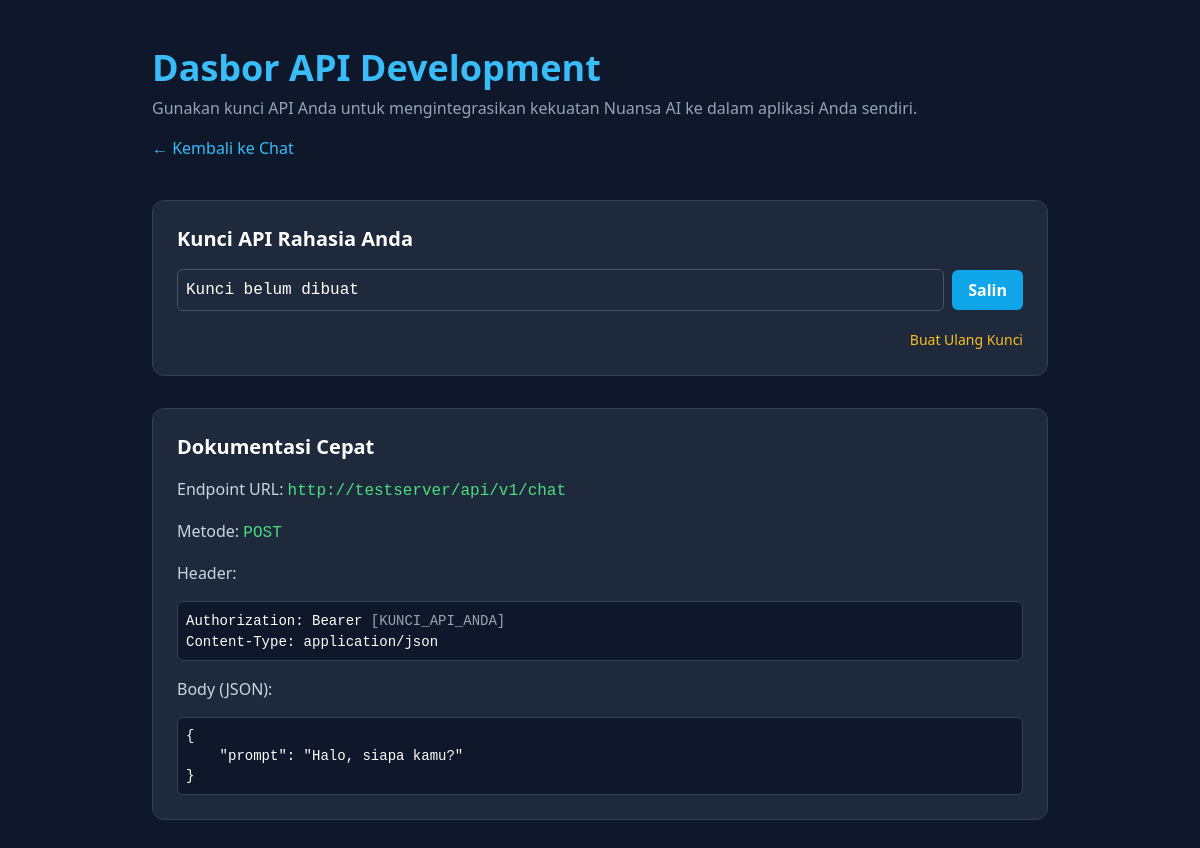
Page /dashboard (signed in) on the earlier database version.
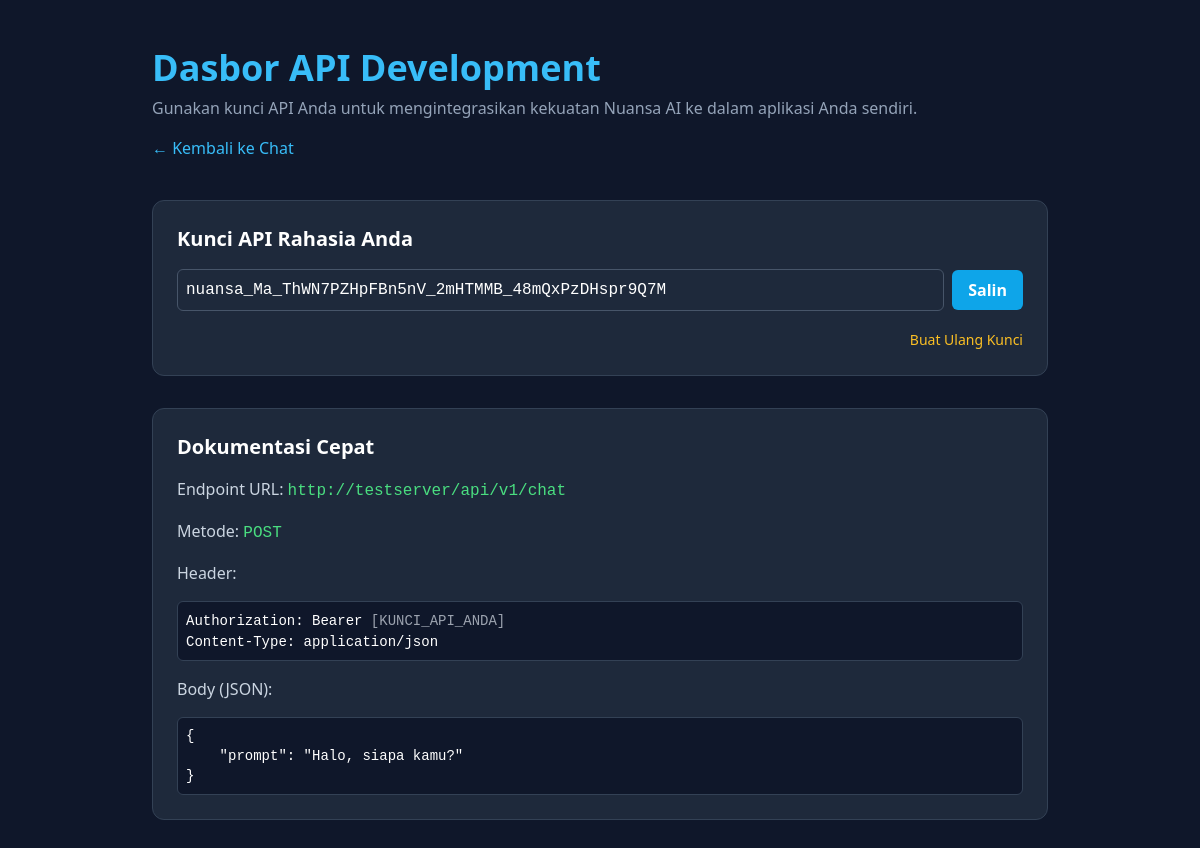
Same page on the later database version.
### app.py (models this page shows)
class User(db.Model):
    id = db.Column(db.String(100), primary_key=True)
    name = db.Column(db.String(100), nullable=False)
    email = db.Column(db.String(100), unique=True, nullable=False)
    picture = db.Column(db.String(255))
    subscription_plan = db.Column(db.String(50), default='Gratis', nullable=False)
    api_key = db.Column(db.String(255), unique=True, nullable=True)
    tokens_used_today = db.Column(db.Integer, default=0)
    last_request_date = db.Column(db.Date, default=datetime.date.today)

### app.py (the view)
@app.route('/dashboard')
def dashboard():
    if 'user_id' not in session: return redirect(url_for('show_login_page'))
    user = User.query.get(session['user_id'])
    if user.subscription_plan != 'Pro': return redirect(url_for('pricing'))
    return render_template('dashboard.html', user=user)

### templates/dashboard.html (shortened to what this page needs)
<!DOCTYPE html>
<html lang="id">
<head>
    <script src="https://cdn.tailwindcss.com"></script>
</head>
<body class="bg-slate-900 text-white font-sans min-h-screen">
    <div class="container mx-auto px-4 py-12">
        <header class="max-w-4xl mx-auto mb-10">
            <h1 class="text-4xl font-bold text-sky-400">Dasbor API Development</h1>
            <p class="text-slate-400 mt-2">Gunakan kunci API Anda untuk mengintegrasikan kekuatan Nuansa AI ke dalam aplikasi Anda sendiri.</p>
            <a href="{{ url_for('index') }}" class="text-sky-400 hover:text-sky-300 mt-4 inline-block">&larr; Kembali ke Chat</a>
        </header>
        <div class="max-w-4xl mx-auto space-y-8">
            <div class="bg-slate-800 border border-slate-700 rounded-xl p-6">
                <h2 class="text-xl font-semibold mb-4">Kunci API Rahasia Anda</h2>
                <div class="flex items-center gap-2">
                    <input id="api-key-input" type="text" class="api-key-input w-full p-2 rounded-md border border-slate-600" value="{{ user.api_key or 'Kunci belum dibuat' }}" readonly>
                    <button id="copy-key-btn" class="bg-sky-500 font-semibold py-2 px-4 rounded-md hover:bg-sky-600 transition">Salin</button>
                </div>
                <div class="mt-4 flex justify-end">
                    <form action="{{ url_for('regenerate_api_key') }}" method="POST" onsubmit="return confirm('Apakah Anda yakin? Kunci API lama Anda akan segera tidak valid.');">
                        <button type="submit" class="text-sm text-amber-400 hover:text-amber-300">Buat Ulang Kunci</button>
                    </form>
                </div>
            </div>
            <div class="bg-slate-800 border border-slate-700 rounded-xl p-6">
                <h2 class="text-xl font-semibold mb-4">Dokumentasi Cepat</h2>
                <div class="space-y-4">
                    <p><strong class="font-medium text-slate-300">Endpoint URL:</strong> <code class="text-green-400">{{ request.url_root }}api/v1/chat</code></p>
                    <p><strong class="font-medium text-slate-300">Metode:</strong> <code class="text-green-400">POST</code></p>
                    <p><strong class="font-medium text-slate-300">Header:</strong></p>
                    <div class="code-block p-2 rounded-md text-sm"><code>Authorization: Bearer <span class="text-gray-400">[KUNCI_API_ANDA]</span></code><br><code>Content-Type: application/json</code></div>
                    <p><strong class="font-medium text-slate-300">Body (JSON):</strong></p>
                    <div class="code-block p-2 rounded-md text-sm"><pre><code>{
    "prompt": "Halo, siapa kamu?"
}</code></pre></div>
                </div>
            </div>
        </div>
    </div>
</body>
</html>

### templates/dashboard.html (style rules this page uses)
.api-key-input { background-color: #1e293b; font-family: 'Courier New', Courier, monospace; }
.code-block { background-color: #0f172a; border: 1px solid #334155; }

Differences in the rows shown:
changed User: api_key "Kunci belum dibuat" → "nuansa_Ma_ThWN7PZHpFBn5nV_2mHTMMB_48mQxPzDHspr9Q7M"
